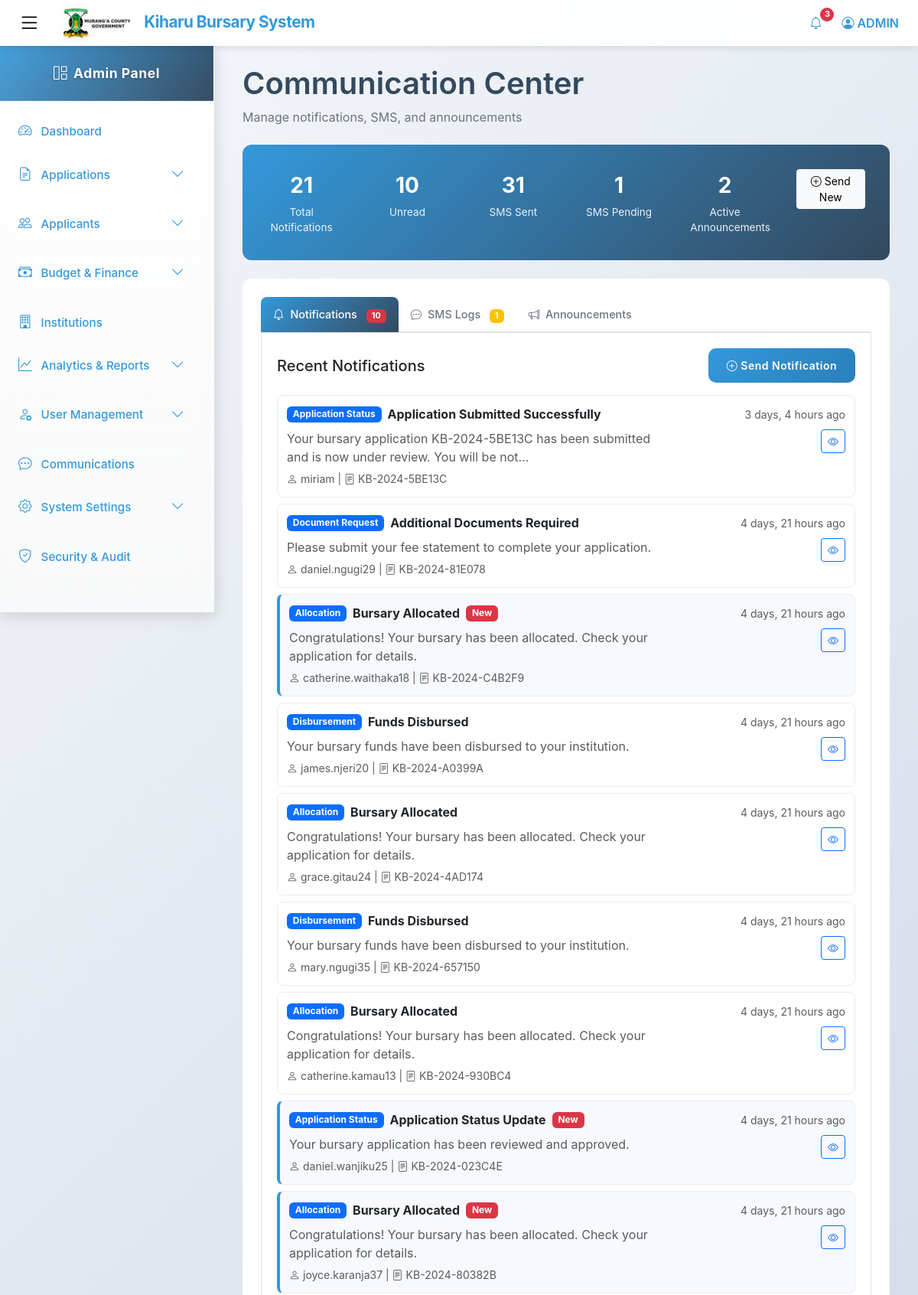
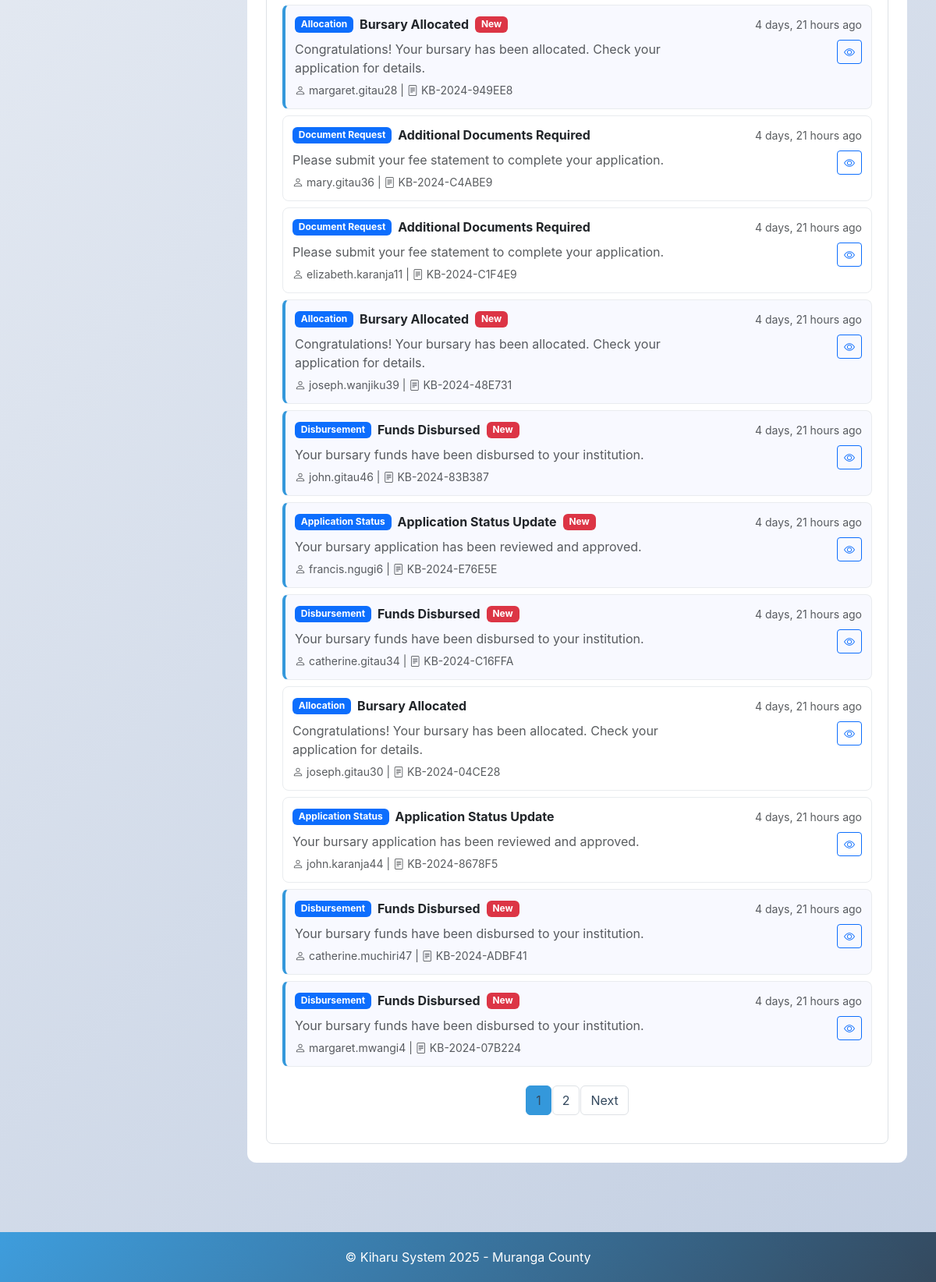
The app's page /admin-communication/ (signed in), older data (2 pictures, top to bottom).
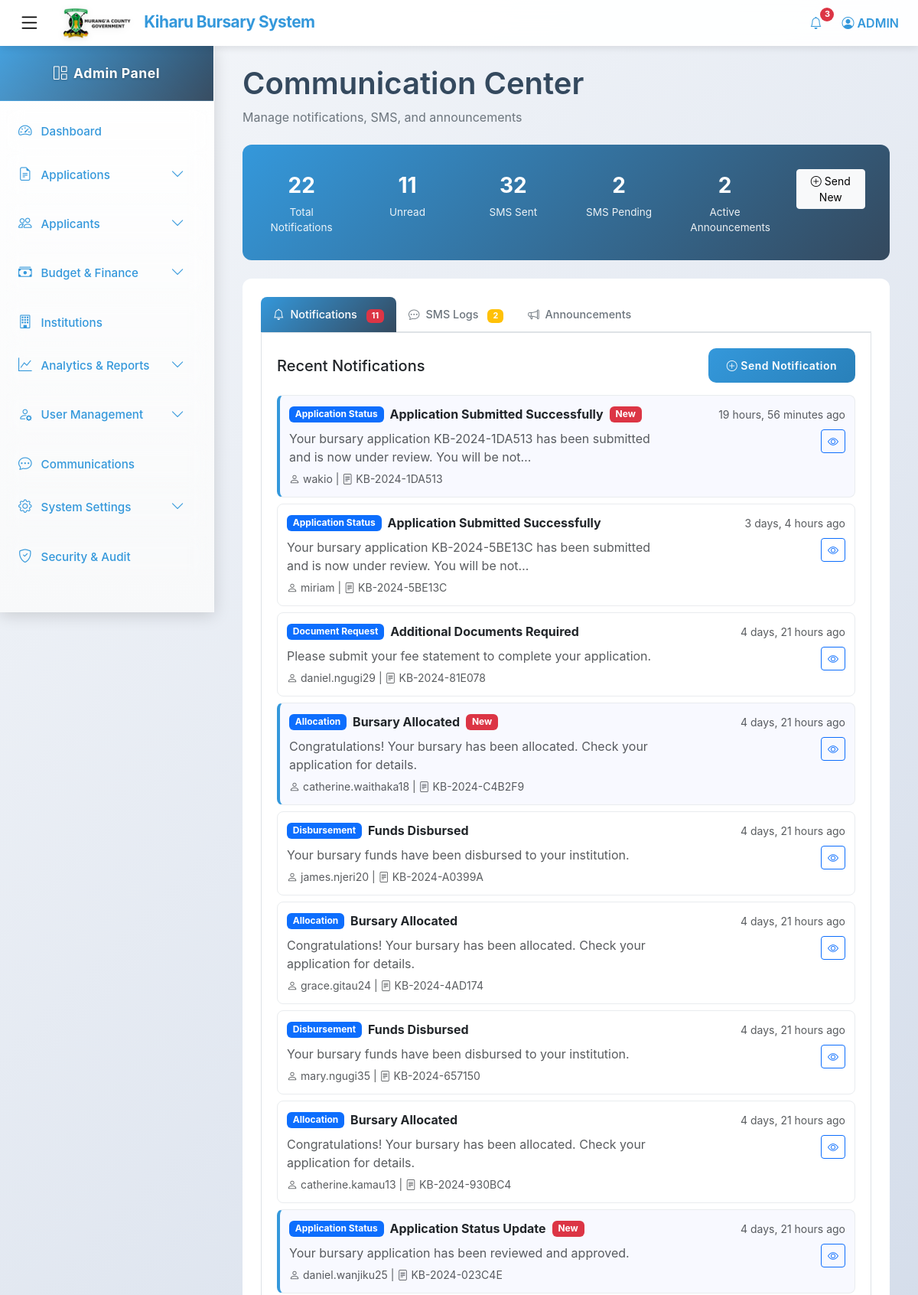
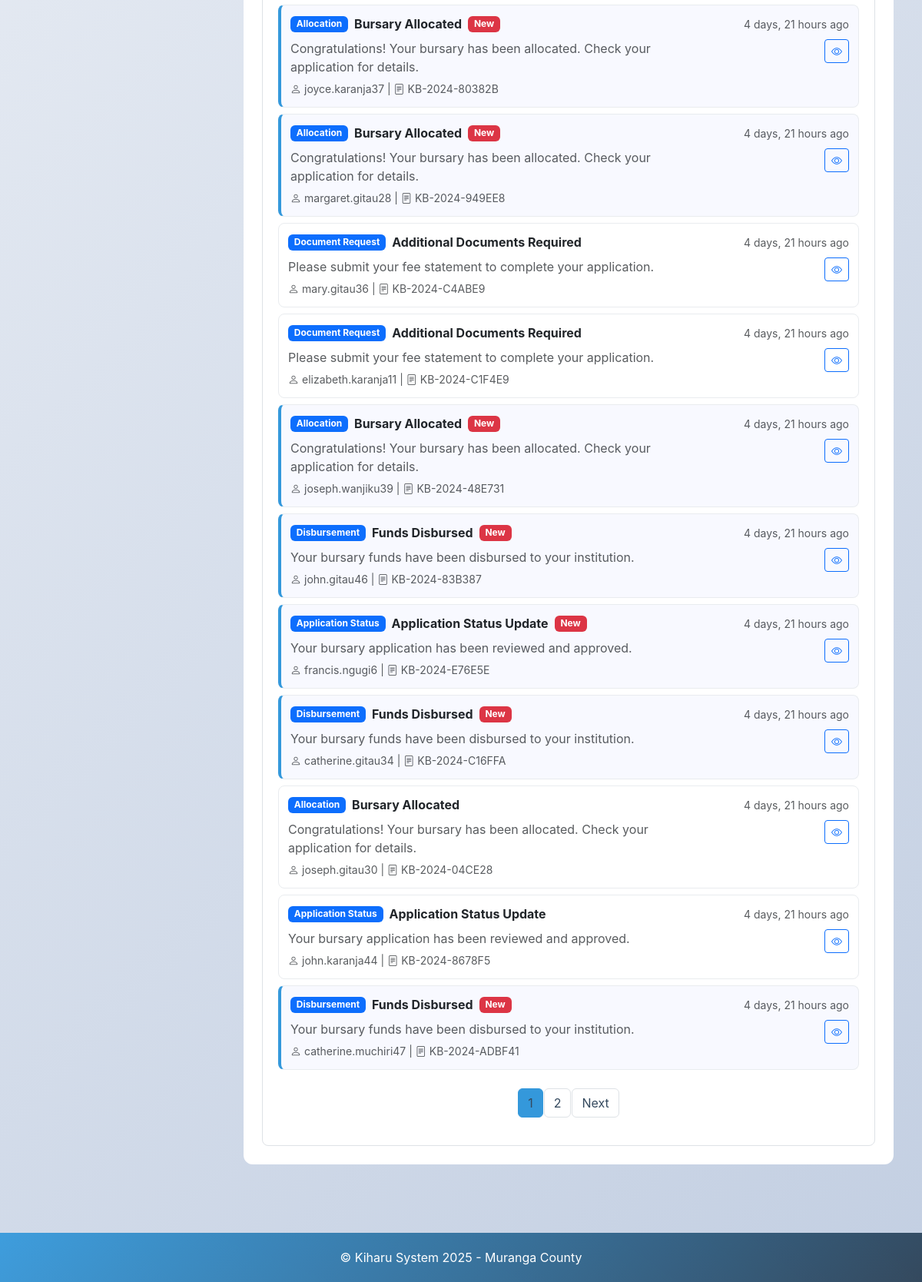
The same page, newer data (2 pictures, top to bottom).
### kiharu_system/models.py (models this page shows, shortened)
class Notification(models.Model):
    NOTIFICATION_TYPES = (
        ('application_status', 'Application Status'),
        ('document_request', 'Document Request'),
        ('allocation', 'Allocation'),
        ('disbursement', 'Disbursement'),
        ('system', 'System Notification'),
    )
    user = models.ForeignKey(User, on_delete=models.CASCADE, related_name='notifications')
    notification_type = models.CharField(max_length=20, choices=NOTIFICATION_TYPES)
    title = models.CharField(max_length=200)
    message = models.TextField()
    related_application = models.ForeignKey(Application, on_delete=models.SET_NULL, null=True, blank=True)
    is_read = models.BooleanField(default=False)
    created_at = models.DateTimeField(auto_now_add=True)

class User(AbstractUser):
    USER_TYPES = (
        ('applicant', 'Applicant'),
        ('admin', 'Administrator'),
        ('reviewer', 'Application Reviewer'),
        ('finance', 'Finance Officer'),
    )
    user_type = models.CharField(max_length=20, choices=USER_TYPES, default='applicant')
    id_number = models.CharField(max_length=20, unique=True, null=True, blank=True)
    phone_regex = RegexValidator(
        regex=r'^\+254\d{9}$',
        message="Phone number must be entered in the format: '+254XXXXXXXXX'. Exactly 12 digits including country code."
    )
    phone_number = models.CharField(validators=[phone_regex], max_length=17, blank=True)
    def __str__(self):
        return f"{self.first_name} {self.last_name} ({self.user_type})"

class Application(models.Model):
    APPLICATION_STATUS = (
        ('draft', 'Draft'),
        ('submitted', 'Submitted'),
        ('under_review', 'Under Review'),
        ('approved', 'Approved'),
        ('rejected', 'Rejected'),
        ('disbursed', 'Disbursed'),
    )
    application_number = models.CharField(max_length=20, unique=True, editable=False)
    applicant = models.ForeignKey(Applicant, on_delete=models.CASCADE, related_name='applications')
    fiscal_year = models.ForeignKey(FiscalYear, on_delete=models.CASCADE)
    bursary_category = models.ForeignKey(BursaryCategory, on_delete=models.CASCADE)
    institution = models.ForeignKey(Institution, on_delete=models.CASCADE)
    status = models.CharField(max_length=20, choices=APPLICATION_STATUS, default='draft')
    admission_number = models.CharField(max_length=100)
    year_of_study = models.PositiveIntegerField()
    course_name = models.CharField(max_length=200, blank=True, null=True)  # For college/university
    expected_completion_date = models.DateField()
    total_fees_payable = models.DecimalField(max_digits=10, decimal_places=2)
    fees_paid = models.DecimalField(max_digits=10, decimal_places=2)
    fees_balance = models.DecimalField(max_digits=10, decimal_places=2)
    amount_requested = models.DecimalField(max_digits=10, decimal_places=2)
    other_bursaries = models.BooleanField(default=False)
    other_bursaries_amount = models.DecimalField(max_digits=10, decimal_places=2, default=0)
    other_bursaries_source = models.CharField(max_length=200, blank=True, null=True)
    is_orphan = models.BooleanField(default=False)
    is_disabled = models.BooleanField(default=False)
    has_chronic_illness = models.BooleanField(default=False)
    chronic_illness_description = models.TextField(blank=True, null=True)
    date_submitted = models.DateTimeField(auto_now_add=True)
    last_updated = models.DateTimeField(auto_now=True)
    previous_allocation = models.BooleanField(default=False)
    previous_allocation_year = models.CharField(max_length=20, blank=True, null=True)
    previous_allocation_amount = models.DecimalField(max_digits=10, decimal_places=2, default=0)

### kiharu_system/views.py (the view, shortened to what this page needs)
# urls.py: path('admin-communication/', views.admin_communication, name='admin_communication'),
@login_required
@user_passes_test(is_admin_or_staff)
def admin_communication(request):
    notifications = Notification.objects.all().order_by('-created_at')[:50]
    sms_logs = SMSLog.objects.all().order_by('-sent_at')[:50]
    announcements = Announcement.objects.all().order_by('-published_date')[:20]
    notification_paginator = Paginator(notifications, 20)
    sms_paginator = Paginator(sms_logs, 20)
    announcement_paginator = Paginator(announcements, 10)
    notification_page = request.GET.get('notification_page', 1)
    sms_page = request.GET.get('sms_page', 1)
    announcement_page = request.GET.get('announcement_page', 1)
    notifications_paginated = notification_paginator.get_page(notification_page)
    sms_logs_paginated = sms_paginator.get_page(sms_page)
    announcements_paginated = announcement_paginator.get_page(announcement_page)
    notification_form = NotificationForm()
    announcement_form = AnnouncementForm()
    stats = {
        'total_notifications': Notification.objects.count(),
        'unread_notifications': Notification.objects.filter(is_read=False).count(),
        'total_sms': SMSLog.objects.count(),
        'pending_sms': SMSLog.objects.filter(status='pending').count(),
        'active_announcements': Announcement.objects.filter(
            is_active=True,
            expiry_date__gt=timezone.now()
        ).count(),
    }
    context = {
        'notifications': notifications_paginated,
        'sms_logs': sms_logs_paginated,
        'announcements': announcements_paginated,
        'notification_form': notification_form,
        'announcement_form': announcement_form,
        'stats': stats,
        'page_title': 'Communication',
    }
    return render(request, 'admin/communication.html', context)

### kiharu_system/views.py (called while the page is built)
def is_admin_or_staff(user):
    return user.is_authenticated and (user.is_staff or user.user_type in ['admin', 'reviewer', 'finance'])

### templates/admin/communication.html (shortened to what the changed rows need)
{% extends 'admin_base.html' %}
{% load static %}
{% block content %}
<div class="container-fluid">
    <div class="row">
        <div class="col-12">
            <div class="page-header">
                <h1 class="page-title">Communication Center</h1>
            </div>
        </div>
    </div>
    <div class="row">
        <div class="col-12">
            <div class="stats-card">
                <div class="row">
                    <div class="col-md-2 col-sm-4 col-6">
                        <div class="stat-item">
                            <div class="stat-number">{{ stats.total_notifications }}</div>
                            <div class="stat-label">Total Notifications</div>
                        </div>
                    </div>
                    <div class="col-md-2 col-sm-4 col-6">
                        <div class="stat-item">
                            <div class="stat-number">{{ stats.unread_notifications }}</div>
                            <div class="stat-label">Unread</div>
                        </div>
                    </div>
                    <div class="col-md-2 col-sm-4 col-6">
                        <div class="stat-item">
                            <div class="stat-number">{{ stats.total_sms }}</div>
                            <div class="stat-label">SMS Sent</div>
                        </div>
                    </div>
                    <div class="col-md-2 col-sm-4 col-6">
                        <div class="stat-item">
                            <div class="stat-number">{{ stats.pending_sms }}</div>
                            <div class="stat-label">SMS Pending</div>
                        </div>
                    </div>
                </div>
            </div>
        </div>
    </div>
    <div class="row">
        <div class="col-12">
            <div class="comm-card">
                <ul class="nav nav-tabs" id="communicationTabs" role="tablist">
                    <li class="nav-item" role="presentation">
                        <button class="nav-link active" id="notifications-tab" data-bs-toggle="tab"
                                data-bs-target="#notifications" type="button" role="tab">
                            <i class="bi bi-bell me-2"></i>Notifications
                            {% if stats.unread_notifications > 0 %}
                                <span class="badge bg-danger ms-2">{{ stats.unread_notifications }}</span>
                            {% endif %}
                        </button>
                    </li>
                    <li class="nav-item" role="presentation">
                        <button class="nav-link" id="sms-tab" data-bs-toggle="tab"
                                data-bs-target="#sms" type="button" role="tab">
                            <i class="bi bi-chat-dots me-2"></i>SMS Logs
                            {% if stats.pending_sms > 0 %}
                                <span class="badge bg-warning ms-2">{{ stats.pending_sms }}</span>
                            {% endif %}
                        </button>
                    </li>
                </ul>
                <div class="tab-content" id="communicationTabContent">
                    <div class="tab-pane fade show active" id="notifications" role="tabpanel">
                        {% if notifications %}
                            {% for notification in notifications %}
                                <div class="notification-item {% if not notification.is_read %}unread{% endif %}">
                                    <div class="row align-items-start">
                                        <div class="col-md-8">
                                            <div class="d-flex align-items-center mb-2">
                                                <span class="badge bg-{{ notification.notification_type|yesno:'primary,secondary' }} me-2">
                                                    {{ notification.get_notification_type_display }}
                                                </span>
                                                <strong>{{ notification.title }}</strong>
                                                {% if not notification.is_read %}
                                                    <span class="badge bg-danger ms-2">New</span>
                                                {% endif %}
                                            </div>
                                            <p class="text-muted mb-1">{{ notification.message|truncatechars:100 }}</p>
                                            <small class="text-muted">
                                                <i class="bi bi-person me-1"></i>{{ notification.user.username }}
                                                {% if notification.related_application %}
                                                    | <i class="bi bi-file-text me-1"></i>{{ notification.related_application.application_number }}
                                                {% endif %}
                                            </small>
                                        </div>
                                        <div class="col-md-4 text-end">
                                            <small class="text-muted">{{ notification.created_at|timesince }} ago</small>
                                            <div class="mt-2">
                                                <button class="btn btn-sm btn-outline-primary view-notification-btn"
                                                        data-notification-id="{{ notification.id }}">
                                                    <i class="bi bi-eye"></i>
                                                </button>
                                            </div>
                                        </div>
                                    </div>
                                </div>
                            {% endfor %}
                            {% if notifications.has_other_pages %}
                                <nav class="mt-4">
                                    <ul class="pagination justify-content-center">
                                        {% for num in notifications.paginator.page_range %}
                                            {% if notifications.number == num %}
                                                <li class="page-item active">
                                                    <span class="page-link">{{ num }}</span>
                                                </li>
                                            {% else %}
                                                <li class="page-item">
                                                    <a class="page-link" href="?notification_page={{ num }}">{{ num }}</a>
                                                </li>
                                            {% endif %}
                                        {% endfor %}
                                    </ul>
                                </nav>
                            {% endif %}
                        {% else %}
                            <div class="text-center py-5">
                                <i class="bi bi-bell-slash fa-3x text-muted mb-3"></i>
                                <h5 class="text-muted">No Notifications</h5>
                                <p class="text-muted">Notifications will appear here once they are sent.</p>
                            </div>
                        {% endif %}
                    </div>
                        {% if announcements %}
                            {% for announcement in announcements %}
                                {% load tz %}
                            {% endfor %}
                        {% endif %}
                </div>
            </div>
        </div>
    </div>
</div>
{% endblock %}

Row changes from the older to the newer data that the page shows:
no longer on this page (row unchanged): Notification: notification_type "Disbursement", title "Funds Disbursed", is_read "New", message "Your bursary funds have been disbursed to your institution.", user.username "margaret.mwangi4", related_application.application_number "KB-2024-07B224", created_at "4 days, 21 hours"
added Notification: notification_type "Application Status", title "Application Submitted Successfully", is_read "New", message "Your bursary application KB-2024-1DA513 has been submitted and is now under review. You will be not…", user.username "wakio", related_application.application_number "KB-2024-1DA513", created_at "19 hours, 56 minutes"
Text that changed along with them:
{{ stats.total_notifications }}: "21" → "22"
{{ stats.unread_notifications }}: "10" → "11"
{{ stats.total_sms }}: "31" → "32"
{{ stats.pending_sms }}: "1" → "2"
